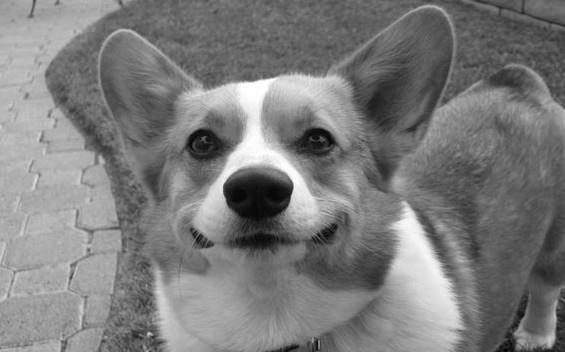
#> input picture LabFinal/LabFinal/test-image.jpg, 565 x 352 px
$ jupyter execute --allow-errors LabFinal.ipynb   (shell and % lines are left out)
#> lines starting #> are read from the running program, lines starting #| are printed output that depends on the picture
# ECE 311 Lab Final:

## Due Date: Sunday, 12/13 @ 11:59PM
### Note: a 10% penalty will be applied for each hour your submission is late!

This lab final will review the import concepts from the course. Much of this lab should be familiar from previous labs. We encourage you to look back on your previous labs or look at the posted lab solutions on the course website to remind you how to produce your results and evaluate their correctness. Enough talking, let's get started!

[cell 1]
import numpy as np
import matplotlib.pyplot as plt

from skimage.io import imread
from scipy import signal
from pz_plot import pz_plot
from scipy.io import wavfile
from numpy.random import randn
from IPython.display import Audio

#Utility function for dB scaling of magnitude spectra
def sig2db(mag_spec):
    return 20*np.log10(mag_spec)

## Exercise 1: Building an Edge Detector 2.0

In Lab 2 Exercise 4, we built a simple edge detector by applying a high-pass filter along the rows and columns of an image, then combined the two results to create an image of detected edges. In this exercise, we will build a more sophisticated edge detector by adding onto our original design. This improved detector is known as the [Sobel operator](https://en.wikipedia.org/wiki/Sobel_operator).

The Sobel operator uses the same intuition of finding horizontal and vertical edges separately, then combining these results to form the image. Let $G_x$ be our resulting image from detecting vertical edges (through the x-axis) and $G_y$ be our resulting image from detecting horizontal edges (through the y-axis, then our final result will be given by

$$
G[i,j] = \sqrt{G^2_x[i,j]+G^2_y[i,j]},
$$

where $G[i,j]$ is the pixel value at row $i$, column $j$. We compute $G_x$ and $G_y$ via convolution as follows:

$$
G_x = I * \begin{bmatrix}
1 & 0 & -1\\
\end{bmatrix} * \begin{bmatrix}
1\\
2\\
1\\
\end{bmatrix}
$$

$$
G_y = I * \begin{bmatrix}
1\\
0\\
-1\\
\end{bmatrix} * \begin{bmatrix}
1 & 2 & 1\\
\end{bmatrix},
$$

where $I$ is our original image and $*$ denotes the convolution operator. Note that in the computation of $G_x$ we convolve along the rows with a high-pass filter and convolve along the columns with a low-pass filter, while the computation of $G_y$ reverses this relationship with the same filters.

a. Compute the image $G_x$ by performing the two convolutions along the rows and columns, respectively, using $\textrm{signal.convolve()}$. Plot your resulting image in grayscale. Remember that you should apply the high-pass filter $\begin{bmatrix}1 & 0 & -1\end{bmatrix}$ to each **row** and the low-pass filter $\begin{bmatrix}1 & 2 & 1\end{bmatrix}$ to each **column**. Also, be sure to use the "same" mode when using $\textrm{signal.convolve()}$.

b. Compute the image $G_y$ by performing the two convolutions along the rows and columns, respectively, using $\textrm{signal.convolve()}$. Plot your resulting image in grayscale. Remember that you should apply the high-pass filter $\begin{bmatrix}1 & 0 & -1\end{bmatrix}$ to each **column** and the low-pass filter $\begin{bmatrix}1 & 2 & 1\end{bmatrix}$ to each **row**.

c. Create final result image $G$ according to the above formulation. Plot your resulting image in grayscale.

[cell 2]
#load test-image.jpg
image = imread('test-image.jpg')
#> image is the input picture: shape (352, 565); min 0, max 255, mean 124
n_rows,n_cols = image.shape
#> n_rows = 352; n_cols = 565

#Code for part a.
k = np.array([[1, 0, -1], [2, 0, -2],[1, 0, -1]])
g1 = signal.convolve2d(image, k, 'same')
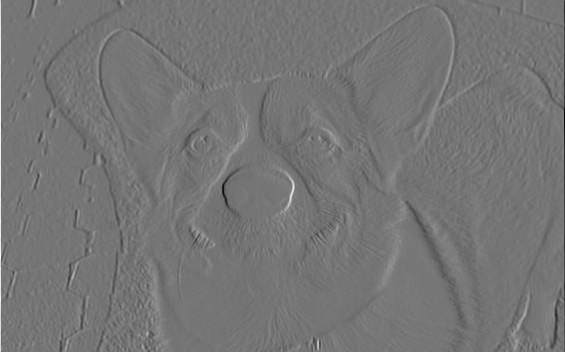
#> g1: shape (352, 565) int64; min -704, max 821, mean -0.6; drawn with min black and max white

plt.figure(figsize=(12,8))
#> (this line was passed over: IPython is not available in this run)
#> (the rest of this cell did not finish here and is left out)

## Exercise 2: LCCDE, Transfer Function, and Impulse Response

For each of the following Linear Constant Coefficient Difference Equations (LCCDE), determine the transfer function (numerator and denominator coefficients) in order to plot both the pole-zero plot and impulse response of the system for the requested number of points. **Please plot your impulse responses as a stem plot!** For each system, indicate whether it is BIBO stable, marginally stable, or not BIBO stable and briefly explain your choice.

Note: We have provided the $\textrm{pz_plot}()$ function from Lab 3 to create your pole-zero plots. Refer to Lab 3 for usage of this function. Some other functions of interest you may want to use from Lab 3 will be $\textrm{signal.dimpulse()}$ and $\textrm{signal.tf2zpk()}$.

a. $y_1[n] = \frac{1}{3}x[n]-\frac{1}{9}x[n-1]+x[n-2]-
\frac{1}{9}x[n-3]+\frac{1}{3}x[n-4],\quad 0\leq n < 8$

b. $y_2[n] = x[n] + \frac{1}{4}x[n-2] - y_2[n-1] + 6y_2[n-2],\quad 0\leq n < 20$

c. $y_3[n] = x[n] - \frac{1}{2}x[n-2] - y_3[n-2], \quad 0\leq n < 20$

[cell 3]
#Code for exercise 2:
b = [1/3, -1/9, 1, -1/9, 1/3]
a = [1, 0, 0, 0, 0]
z, p, _ = signal.tf2zpk(b,a)
n, y = signal.dimpulse((b,a,1), n=8)
h = y[0]

pz_plot(z, p, '2a. pole-zero plot')
#> (this line was passed over: pz_plot is not available in this run)
plt.figure()
#> (this line was passed over: IPython is not available in this run)
plt.stem(n, h)
#> (this line was passed over: IPython is not available in this run)
plt.xlabel('n')
#> (this line was passed over: IPython is not available in this run)
plt.ylabel('h[n]')
#> (this line was passed over: IPython is not available in this run)
plt.title('2a. impulse response')
#> (this line was passed over: IPython is not available in this run)
